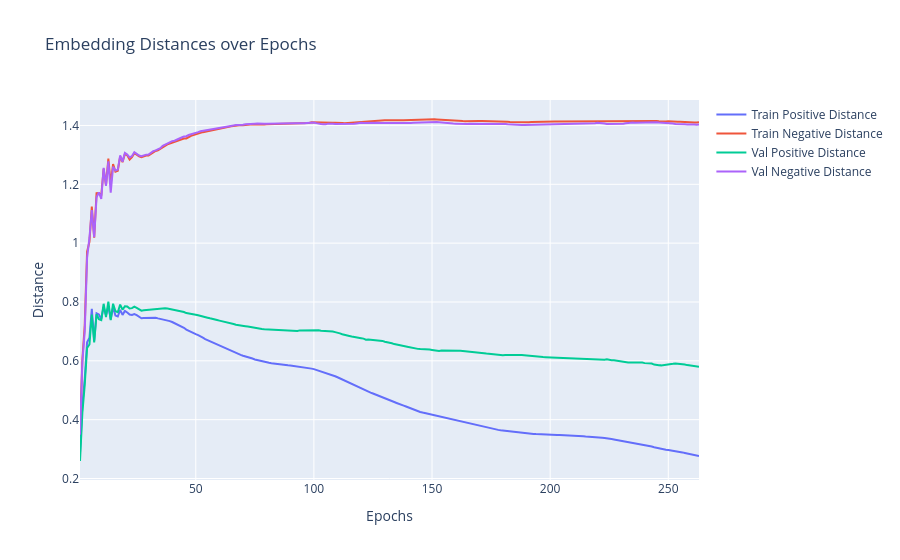

Notebook code for this chart:
### Code cell
train_dists_mean = logs["train_dists"]
val_dists_mean = logs["val_dists"]

fig = go.Figure()
fig.add_trace(go.Scatter(x=epochs, y=train_dists_mean[:, 0], mode="lines", name="Train Positive Distance"))
fig.add_trace(go.Scatter(x=epochs, y=train_dists_mean[:, 1], mode="lines", name="Train Negative Distance"))
fig.add_trace(go.Scatter(x=epochs, y=val_dists_mean[:, 0], mode="lines", name="Val Positive Distance"))
fig.add_trace(go.Scatter(x=epochs, y=val_dists_mean[:, 1], mode="lines", name="Val Negative Distance"))

fig.update_layout(
    title="Embedding Distances over Epochs",
    xaxis_title="Epochs",
    yaxis_title="Distance",
    hovermode="x unified",
)

fig.show()

### Figure 1 — Plotly figure (JSON) as saved in the notebook; plotly's stock layout.template omitted (floating-point values rounded to 4 significant figures; data arrays with more than 128 entries replaced by an {"elided": "..."} marker saying what was removed)
{"data": [{"mode": "lines", "name": "Train Positive Distance", "type": "scatter", "x": {"elided": "263 int values"}, "y": {"elided": "263 float values"}}, {"mode": "lines", "name": "Train Negative Distance", "type": "scatter", "x": {"elided": "263 int values"}, "y": {"elided": "263 float values"}}, {"mode": "lines", "name": "Val Positive Distance", "type": "scatter", "x": {"elided": "263 int values"}, "y": {"elided": "263 float values"}}, {"mode": "lines", "name": "Val Negative Distance", "type": "scatter", "x": {"elided": "263 int values"}, "y": {"elided": "263 float values"}}], "layout": {"hovermode": "x unified", "title": {"text": "Embedding Distances over Epochs"}, "xaxis": {"title": {"text": "Epochs"}}, "yaxis": {"title": {"text": "Distance"}}}}
